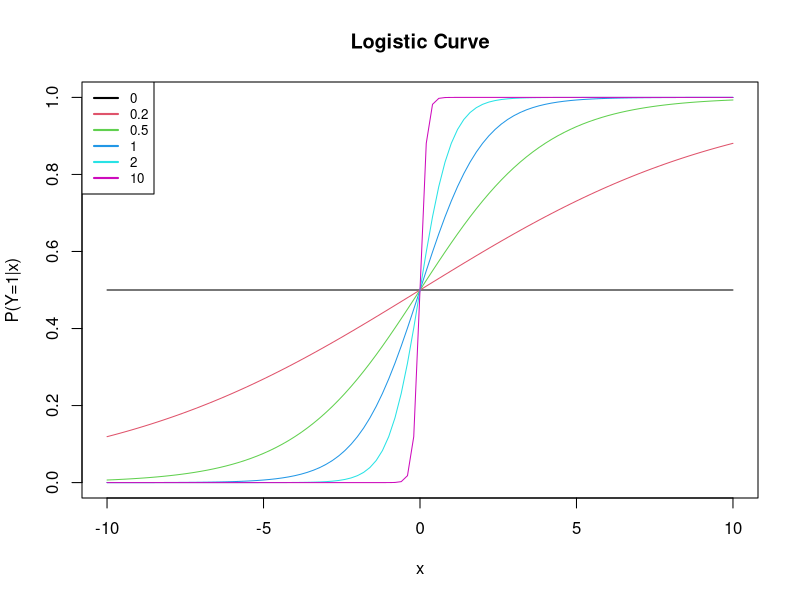
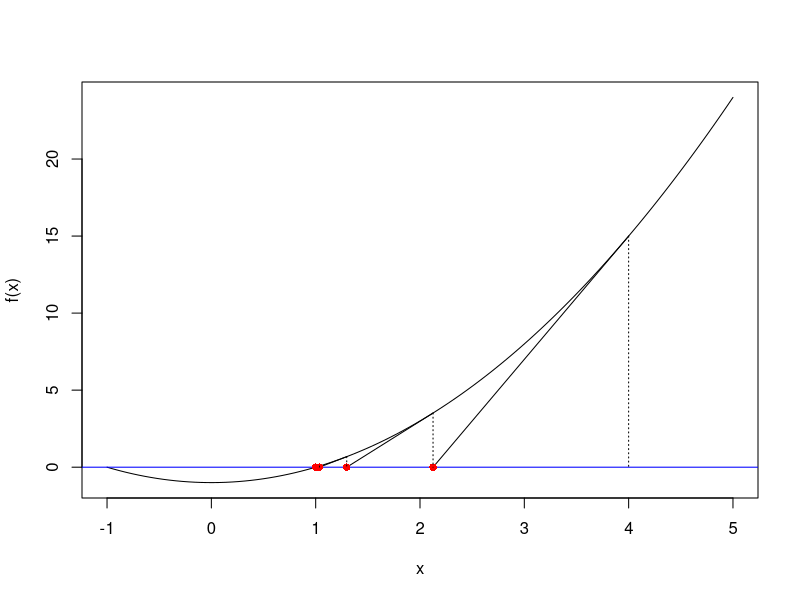
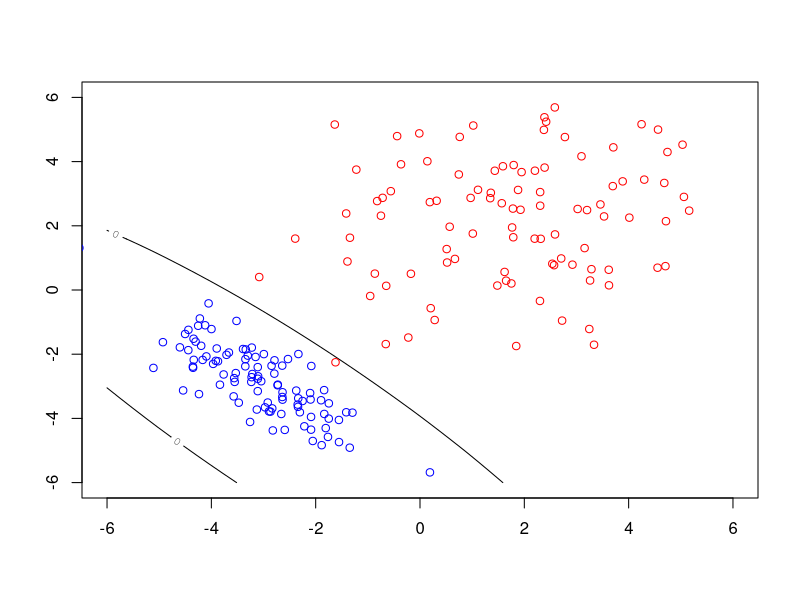
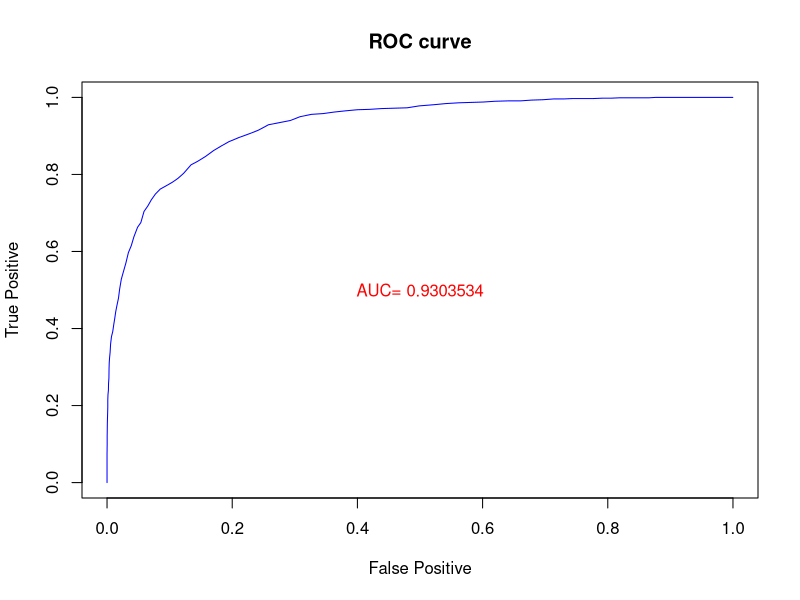

Write R code to recreate these figures, in order.
# Chapter 3 Classification
## 3.1 Logistic Curve

f=function(x)exp(beta.0+beta*x)/(1+exp(beta.0+beta*x))
beta.0=0; beta.seq=c(0,0.2,0.5,1,2,10); m=length(beta.seq); beta=beta.seq[1]
plot(f,xlim=c(-10,10),ylim=c(0,1),xlab="x",ylab="P(Y=1|x)", col=1,
  main="Logistic Curve")
for(i in 2:m){
  beta=beta.seq[i]; par(new=TRUE);
  plot(f,xlim=c(-10,10),ylim=c(0,1),xlab="", ylab="", axes=FALSE, col=i)
 }
legend("topleft", legend=beta.seq, col=1:length(beta.seq), lwd=2, cex=.8)

## 3.2 Newton-Raphson
f=function(x) x^2-1; f.=function(x) 2*x
curve(f(x),-1,5); abline(h=0,col="blue")
x=4
for(i in 1:10){
  X=x; Y=f(x); x=x-f(x)/f.(x); y=f(x)
  segments(X,Y,x,0); segments(X,Y,X,0, lty=3)
  points(x,0,col="red",pch=16)
}

f=function(z)z[1]^2+z[2]^2-1; f.x=function(z) 2*z[1]; f.y=function(z)2*z[2];
g=function(z)z[1]+z[2]; g.x=function(z) 1; g.y=function(z) 1;
z=c(3,4)
for(i in 1:10){
  z=z-solve(matrix(c(f.x(z),f.y(z),g.x(z),g.y(z)),ncol=2,byrow=TRUE))%*%c(f(z),g(z))
}
z

## Data Generation　##
N=1000; p=2; X=matrix(rnorm(N*p),ncol=p); X=cbind(rep(1,N),X)
beta=rnorm(p+1); y=array(N); s=as.vector(X%*%beta); prob=1/(1+exp(s));
for(i in 1:N)if(runif(1)>prob[i])y[i]=1 else y[i]=-1
beta

## Maximum Likelihood　##
beta=Inf; gamma=rnorm(p+1)
while(sum((beta-gamma)^2)>0.001){
  beta=gamma
  s=as.vector(X%*%beta); 
  v=exp(-s*y); 
  u= y*v/(1+v)
  w= v/(1+v)^2; W=diag(w); 
  z= s+u/w
  gamma=as.vector(solve(t(X)%*%W%*%X)%*%t(X)%*%W%*%z)
  print(gamma)
}

n=100; x=c(rnorm(n)+1, rnorm(n)-1); y=c(rep(1,n),rep(-1,n))
train=sample(1:(2*n),n,replace=FALSE); df=data.frame(x,y)
x=as.matrix(df[train,1]); y=as.vector(df[train,2])
p=1; X=cbind(1,x); beta=0; gamma=rnorm(p+1)
while(sum((beta-gamma)^2)>0.001){
  beta=gamma
  s=as.vector(X%*%beta); v=exp(-s*y); u= y*v/(1+v)
  w= v/(1+v)^2; W=diag(w); z= s+u/w
  gamma=as.vector(solve(t(X)%*%W%*%X)%*%t(X)%*%W%*%z)
  print(gamma)
}

x=as.matrix(df[-train,1]); y=as.vector(df[-train,2]) ## y is the correct answer
z=2*as.integer(beta[1]+x*beta[2]>0)-1 ## z is used for discrimination
table(y,z) ## the number of diagonal elements out of 100

## 3.3 Linear and Quadratic Descrimination
mu.1=c(2,2); sigma.1=2; sigma.2=2; rho.1=0
mu.2=c(-3,-3); sigma.3=1; sigma.4=1; rho.2=-0.8
n=100
u=rnorm(n); v=rnorm(n); x.1=sigma.1*u+mu.1[1];
y.1=(rho.1*u+sqrt(1-rho.1^2)*v)*sigma.2+mu.1[2]
u=rnorm(n); v=rnorm(n); x.2=sigma.3*u+mu.2[1];
y.2=(rho.2*u+sqrt(1-rho.2^2)*v)*sigma.4+mu.2[2]
f=function(x,mu,inv,de)drop(-0.5*t(x-mu)%*%inv%*%(x-mu)-0.5*log(de))
mu.1=mean(c(x.1,y.1)); mu.2=mean(c(x.2,y.2));
df=data.frame(x.1,y.1); mat=cov(df); inv.1=solve(mat); de.1=det(mat) #
df=data.frame(x.2,y.2); mat=cov(df); inv.2=solve(mat); de.2=det(mat) #
f.1=function(u,v)f(c(u,v),mu.1,inv.1,de.1);
f.2=function(u,v)f(c(u,v),mu.2,inv.2,de.2)
pi.1=0.5; pi.2=0.5
u = v = seq(-6, 6, length=50); m=length(u); w=array(dim=c(m,m))
for(i in 1:m)for(j in 1:m)w[i,j]=log(pi.1)+f.1(u[i],v[j])-log(pi.2)-f.2(u[i],v[j])
# plot
contour(u,v,w,level=0)   
points(x.1,y.1,col="red"); points(x.2,y.2,col="blue")

df=data.frame(c(x.1,y.1)-mu.1, c(x.2,y.2)-mu.2); inv.1=solve(mat); de.1=det(mat)
inv.2=inv.1; de.2=de.1
#iris Data
f=function(w,mu,inv,de)-0.5*(w-mu)%*%inv%*%t(w-mu)-0.5*log(de)
df=iris; df[[5]]=c(rep(1,50),rep(2,50),rep(3,50))
n=nrow(df); train=sample(1:n,n/2,replace=FALSE); test=setdiff(1:n,train)
mat=as.matrix(df[train,])
mu=list(); covv=list()
for(j in 1:3){
    x=mat[mat[,5]==j,1:4];
    mu[[j]]=c(mean(x[,1]),mean(x[,2]),mean(x[,3]),mean(x[,4]))
    covv[[j]]=cov(x)
}
g=function(v,j)f(v,mu[[j]],solve(covv[[j]]),det(covv[[j]]))
z=array(dim=n/2)
for(i in test){
    u=as.matrix(df[i,1:4]); a=g(u,1);b=g(u,2); c=g(u,3)
    if(a<b){if(b<c)z[i]=3 else z[i]=2} 
    else {if(a<c)z[i]=3 else z[i]=1}
}
table(z[test],df[test,5])

## 3.4 K Nearest neighbour
knn.1=function(x,y,z,k){
    x=as.matrix(x); n=nrow(x); p=ncol(x); dis=array(dim=n)
    for(i in 1:n)dis[i]=norm(z-x[i,],"2")
    S=order(dis)[1:k];　　
    u=sort(table(y[S]),decreasing=TRUE) 
 ## Tie Breasking
    while(length(u)>1 && u[1]==u[2]){ k=k-1; S=order(dis)[1:k]; u=sort(table(y[S]),decreasing=TRUE)}
 ##
    return(names(u)[1])
}
knn=function(x,y,z,k){
  n=nrow(z); w=array(dim=n); for(i in 1:n)w[i]=knn.1(x,y,z[i,],k)
  return(w)
}

df=iris;
    n=150; train=sample(1:n,n/2,replace=FALSE); test=setdiff(1:n,train)
	x=as.matrix(df[train,1:4]); y=as.vector(df[train,5])
	z=as.matrix(df[test,1:4]); ans=as.vector(df[test,5])
	w=knn(x, y, z, k=3)
	table(w,ans)

## 3S.5 ROC Curves
N.0=10000;N.1=1000; mu.1=1; mu.0=-1; var.1=1; var.0=1
x=rnorm(N.0,mu.0,var.0); y=rnorm(N.1,mu.1,var.1) # x: healthy，y: sick
plot(1:1,1:1,xlim=c(0,1),ylim=c(0,1), xlab="False Positive", ylab="True Positive",
main="ROC curve", type="n")
theta.seq=exp(seq(-10,100,0.1))
U=NULL; V=NULL
for(theta in theta.seq){
    u=sum(dnorm(x,mu.1,var.1)/dnorm(x,mu.0,var.0)>theta)/N.0 #
	v=sum(dnorm(y,mu.1,var.1)/dnorm(y,mu.0,var.0)>theta)/N.1 # 
	U=c(U,u); V=c(V,v)
}
lines(U,V,col="blue")
M=length(theta.seq)-1; AUC=0; for(i in 1:M)AUC=AUC+abs(U[i+1]-U[i])*V[i]
text(0.5,0.5,paste("AUC=",AUC),col="red")
